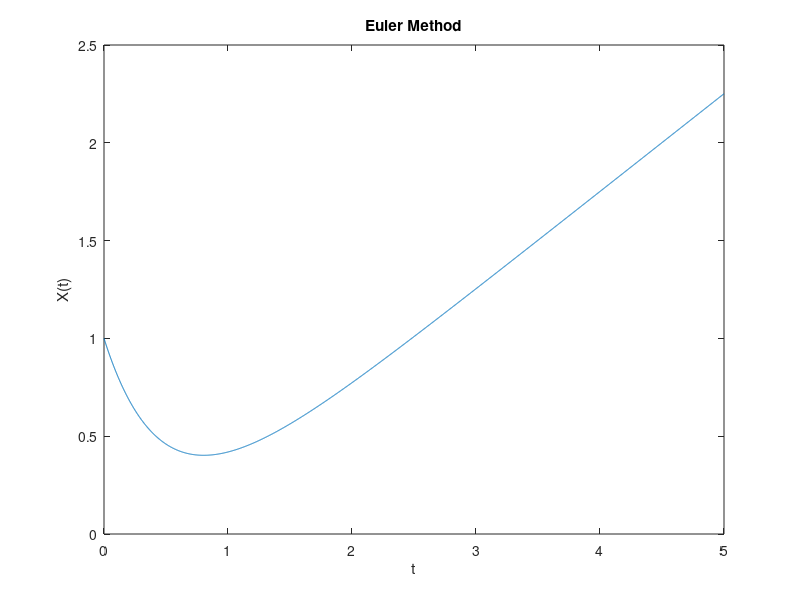

The MATLAB script that drew this image:
clear; clc; close all;

% Integrate the first order ODE system x'(t) = -2x(t) + t
% coefficients of the equation : ax' = bx + ct
a=1; b=-2; c=1;

% initial and final times
t_init = 0; t_max = 5;

% the number of times
T = 3000; dt = (t_max - t_init)/T;

% initial condition
x(1) = 1; t(1) = t_init;

% time loop
for j = 1:T
    x(j+1) = x(j) + dt*((b*x(j) + c*(j)*dt)/a);
    t(j+1) = t_init + j*dt;
end

% figure
plot(t, x);
title('Euler Method');
xlabel('t')
ylabel('X(t)')
